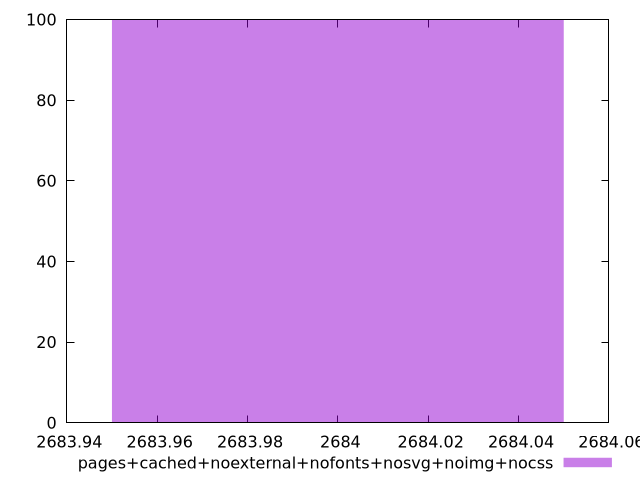

Write gnuplot code to recreate this figure.
$_pagesCachedNoexternalNofontsNosvgNoimgNocss <<EOF
2684 100
EOF
set key outside below
set terminal pngcairo
set output "report_00006_2020-11-02T20-21-41.718Z/uses-long-cache-ttl/pages+cached+noexternal+nofonts+nosvg+noimg+nocss//raw_hist.png"
set yrange [0:100]
set boxwidth 0.1
set style fill transparent solid 0.5 noborder
plot $_pagesCachedNoexternalNofontsNosvgNoimgNocss title "pages+cached+noexternal+nofonts+nosvg+noimg+nocss" with boxes ,
